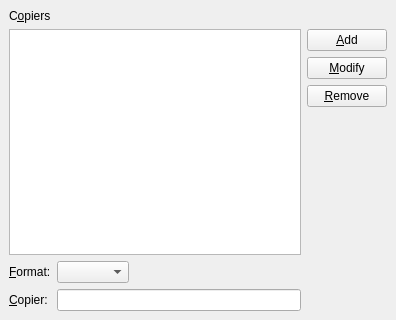
<ui version="4.0" >
 <class>QPrefCopiersUi</class>
 <widget class="QWidget" name="QPrefCopiersUi" >
  <property name="geometry" >
   <rect>
    <x>0</x>
    <y>0</y>
    <width>396</width>
    <height>320</height>
   </rect>
  </property>
  <property name="windowTitle" >
   <string/>
  </property>
  <layout class="QGridLayout" >
   <property name="margin" >
    <number>9</number>
   </property>
   <property name="spacing" >
    <number>6</number>
   </property>
   <item row="2" column="2" >
    <spacer>
     <property name="orientation" >
      <enum>Qt::Horizontal</enum>
     </property>
     <property name="sizeHint" >
      <size>
       <width>161</width>
       <height>20</height>
      </size>
     </property>
    </spacer>
   </item>
   <item row="2" column="0" >
    <widget class="QLabel" name="copierFormatLA" >
     <property name="text" >
      <string>&amp;Format:</string>
     </property>
     <property name="buddy" >
      <cstring>copierFormatCO</cstring>
     </property>
    </widget>
   </item>
   <item row="2" column="1" >
    <widget class="QComboBox" name="copierFormatCO" />
   </item>
   <item row="1" column="0" colspan="3" >
    <widget class="QListWidget" name="AllCopiersLW" />
   </item>
   <item row="3" column="1" colspan="2" >
    <widget class="QLineEdit" name="copierED" />
   </item>
   <item row="3" column="0" >
    <widget class="QLabel" name="copierLA" >
     <property name="text" >
      <string>&amp;Copier:</string>
     </property>
     <property name="buddy" >
      <cstring>copierED</cstring>
     </property>
    </widget>
   </item>
   <item row="0" column="0" colspan="4" >
    <widget class="QLabel" name="AllCopiersLA" >
     <property name="text" >
      <string>C&amp;opiers</string>
     </property>
     <property name="buddy" >
      <cstring>AllCopiersLW</cstring>
     </property>
    </widget>
   </item>
   <item rowspan="3" row="1" column="3" >
    <layout class="QVBoxLayout" >
     <property name="margin" >
      <number>0</number>
     </property>
     <property name="spacing" >
      <number>6</number>
     </property>
     <item>
      <widget class="QPushButton" name="copierNewPB" >
       <property name="text" >
        <string>&amp;Add</string>
       </property>
      </widget>
     </item>
     <item>
      <widget class="QPushButton" name="copierModifyPB" >
       <property name="text" >
        <string>&amp;Modify</string>
       </property>
      </widget>
     </item>
     <item>
      <widget class="QPushButton" name="copierRemovePB" >
       <property name="text" >
        <string>&amp;Remove</string>
       </property>
      </widget>
     </item>
     <item>
      <spacer>
       <property name="orientation" >
        <enum>Qt::Vertical</enum>
       </property>
       <property name="sizeHint" >
        <size>
         <width>20</width>
         <height>40</height>
        </size>
       </property>
      </spacer>
     </item>
    </layout>
   </item>
  </layout>
 </widget>
 <tabstops>
  <tabstop>AllCopiersLW</tabstop>
  <tabstop>copierFormatCO</tabstop>
  <tabstop>copierED</tabstop>
  <tabstop>copierNewPB</tabstop>
  <tabstop>copierModifyPB</tabstop>
  <tabstop>copierRemovePB</tabstop>
 </tabstops>
 <includes>
  <include location="local" >qt_helpers.h</include>
 </includes>
 <resources/>
 <connections/>
</ui>
